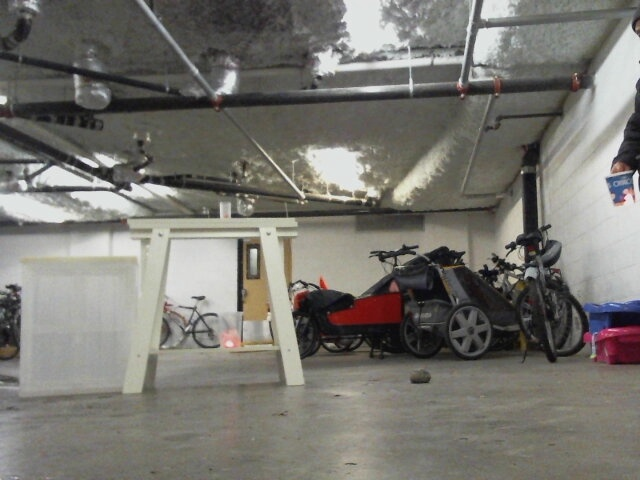
#> input picture data_collection/data/camsSetPerm_channel/left/0.jpg, 640 x 480 px
$ python -i contrast.py   (imports and definitions only)
#> lines starting #> are read from the running program, lines starting #| are printed output that depends on the picture
import cv2, numpy as np
import os, sys, pickle

'''
def contrastify(image):
    #histogram equalization
    hist, bins = np.histogram(image.flatten(),256,[0,256])
    cdf = hist.cumsum()
    cdf_normalized = cdf * hist.max()/ cdf.max()
    cdf_m = np.ma.masked_equal(cdf,0)
    cdf_m = (cdf_m - cdf_m.min())*255/(cdf_m.max()-cdf_m.min())
    cdf = np.ma.filled(cdf_m,0).astype('uint8')
    image = cdf[image]

    return image
'''
def contrastify(image):
    #convert to LAB colour space
    lab = cv2.cvtColor(image, cv2.COLOR_BGR2LAB)
    lab_planes = cv2.split(lab)

    #apply CLAHE algorithm
    clahe = cv2.createCLAHE(clipLimit=2.0,tileGridSize=(80,60))
    lab_planes[0] = clahe.apply(lab_planes[0])

    lab = cv2.merge(lab_planes)
    bgr = cv2.cvtColor(lab, cv2.COLOR_LAB2BGR)

    return bgr

def load_meta(metaf_path):
    with open(metaf_path, 'rb') as metaf:
        metadata = pickle.load(metaf)
    return metadata

# [15 lines not run here, left out]

>>> import cv2
>>> picture = cv2.imread('../camsSetPerm_channel/left/0.jpg', cv2.IMREAD_GRAYSCALE)
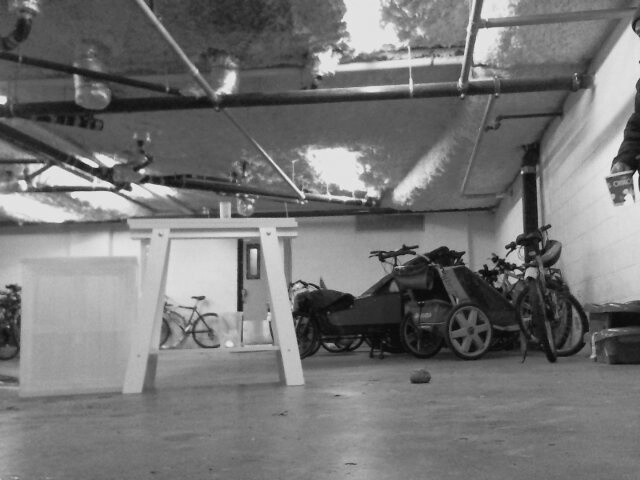
#> picture: shape (480, 640); min 4, max 239, mean 117.8
#> (the run stopped early here; a loop or call above may not have finished)
